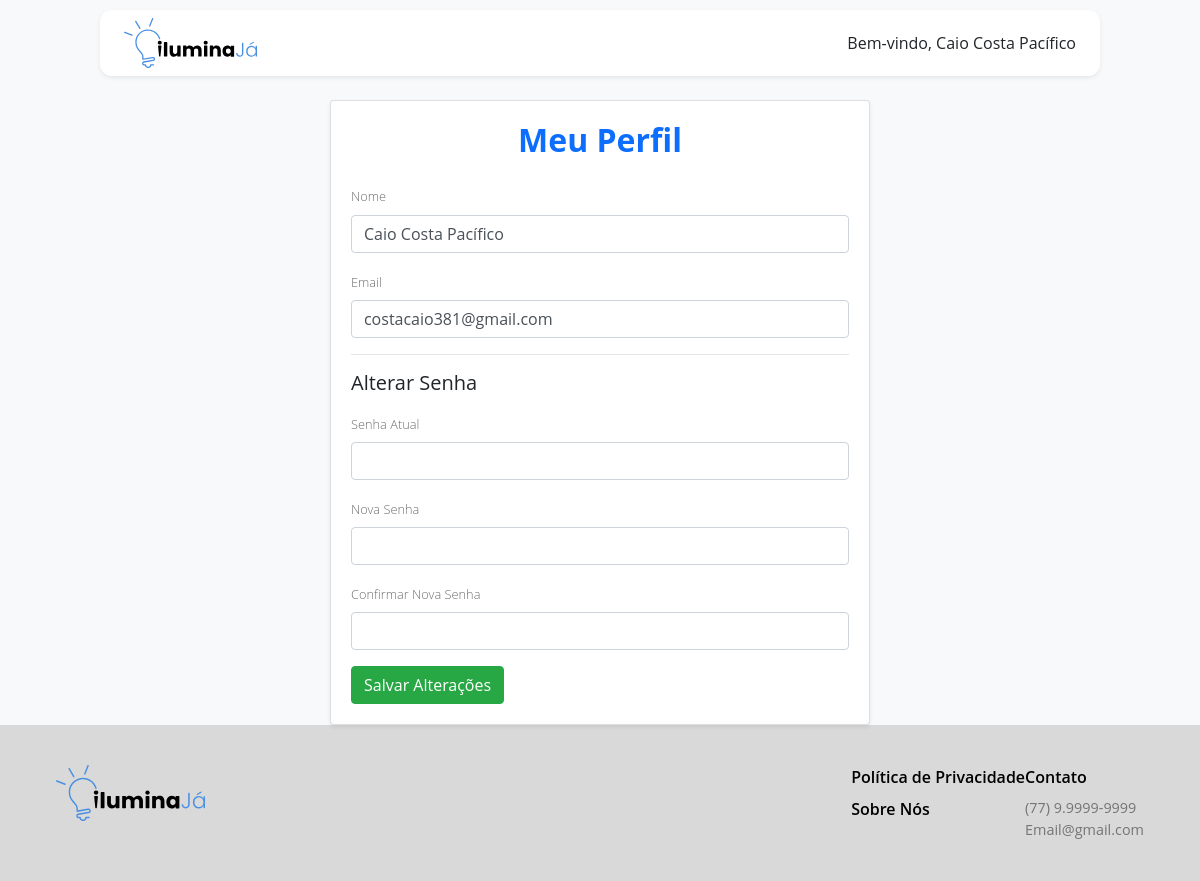
The app's page /usuarios/perfil/ (signed in) with its own data.
### usuarios/models.py (models this page shows)
class CustomUser(AbstractUser):
    email = models.EmailField(unique=True)

### usuarios/views.py (the view, shortened to what this page needs)
# urls.py: path('perfil/', views.perfil_usuario, name='perfil'),
@login_required
def perfil_usuario(request):
    user = request.user
    perfil = getattr(user, 'perfilusuario', None)
    return render(request, 'usuarios/perfil.html', {
        'usuario': user,
        'perfil': perfil,
    })

### usuarios/templates/usuarios/perfil.html (shortened to what this page needs)
{% load static %}
<!DOCTYPE html>
<html lang="pt-br">
<head>
  <link rel="stylesheet" href="{% static 'cadastro_poste/css/bootstrap.min.css' %}">
  <link rel="stylesheet" href="{% static 'cadastro_poste/css/index.css' %}">
</head>
<body class="bg-light min-vh-100 d-flex flex-column">
  <header class="header-wrapper bg-white shadow-sm px-4 py-2 mb-4">
    <div class="d-flex justify-content-between align-items-center">
      <img src="{% static 'cadastro_poste/img/logo.svg' %}" alt="Logo IluminaJá" style="height: 50px;">
      <span class="fw-medium">Bem-vindo, {{ request.user.first_name }}</span>
    </div>
  </header>
  <main class="container flex-grow-1">
    <div class="row justify-content-center">
      <div class="col-md-8 col-lg-6">
        <div class="card shadow-sm">
          <div class="card-body">
            <h2 class="text-center titulo-pagina mb-4">Meu Perfil</h2>
        <form method="post">
            <div class="mb-3">
                <label for="nome" class="form-label">Nome</label>
                <input type="text" id="nome" name="nome" class="form-control" value="{{ usuario.first_name }}">
            </div>
            <div class="mb-3">
                <label for="email" class="form-label">Email</label>
                <input type="email" id="email" name="email" class="form-control" value="{{ usuario.email }}">
            </div>
            <hr />
            <h5 class="mb-3">Alterar Senha</h5>
            <div class="mb-3">
                <label for="senha_atual" class="form-label">Senha Atual</label>
                <input type="password" id="senha_atual" name="senha_atual" class="form-control" autocomplete="current-password" >
            </div>
            <div class="mb-3">
                <label for="nova_senha" class="form-label">Nova Senha</label>
                <input type="password" id="nova_senha" name="nova_senha" class="form-control" autocomplete="new-password" >
            </div>
            <div class="mb-3">
                <label for="confirma_senha" class="form-label">Confirmar Nova Senha</label>
                <input type="password" id="confirma_senha" name="confirma_senha" class="form-control" autocomplete="new-password" >
            </div>
            <div class="text-end">
                <button type="submit" class="btn btn-success">Salvar Alterações</button>
            </div>
        </form>
          </div>
        </div>
      </div>
    </div>
  </main>
  <footer class="footer-custom text-white mt-auto w-100">
    <div class="footer-content d-flex flex-column flex-md-row justify-content-between align-items-start px-4 py-4">
      <div>
        <img src="{% static 'cadastro_poste/img/logo.svg' %}" alt="Logo" class="footer-logo">
      </div>
      <div class="d-flex gap-5">
        <div>
          <p class="footer-title">Política de Privacidade</p>
          <p class="footer-title">Sobre Nós</p>
        </div>
        <div>
          <p class="footer-title">Contato</p>
          <p class="footer-sub">(77) 9.9999-9999</p>
          <p class="footer-sub">Email@gmail.com</p>
        </div>
      </div>
    </div>
  </footer>
</body>
</html>

### cadastro_poste/static/cadastro_poste/css/index.css (style rules this page uses)
body { padding-top: 6.25rem; font-family: 'Open Sans', sans-serif; background-color: #f8f9fa; display: flex; flex-direction: column; min-height: 100vh; margin: 0; }
main { flex: 1; }
.header-wrapper { position: fixed; top: 0.625rem; left: 50%; transform: translateX(-50%); width: 95%; max-width: 62.5rem; z-index: 1030; background-color: #fff; box-shadow: 0 0.25rem 0.5rem rgba(0, 0, 0, 0.1); border-radius: 0.75rem; padding: 0.625rem 1.25rem; }
.form-label { font-weight: 300; margin-bottom: 0.5rem; text-align: left; color: #6E6E6E; font-size: 0.8rem; }
.footer-custom { background-color: #d9d9d9; padding: 1rem 2rem; width: 100%; margin-top: auto; }
.footer-logo { max-height: 3.5rem; }
.footer-title { color: #000; font-weight: 600; margin-bottom: 0.5rem; }
.footer-sub { color: #757575; margin: 0; font-size: 0.9rem; }

### usuarios/templates/usuarios/perfil.html (style rules this page uses)
.titulo-pagina { color: #0d6efd; font-weight: 700; }

### records on screen
CustomUser: user.first_name "Caio Costa Pacífico", nome "Caio Costa Pacífico", email "costacaio381@gmail.com"
